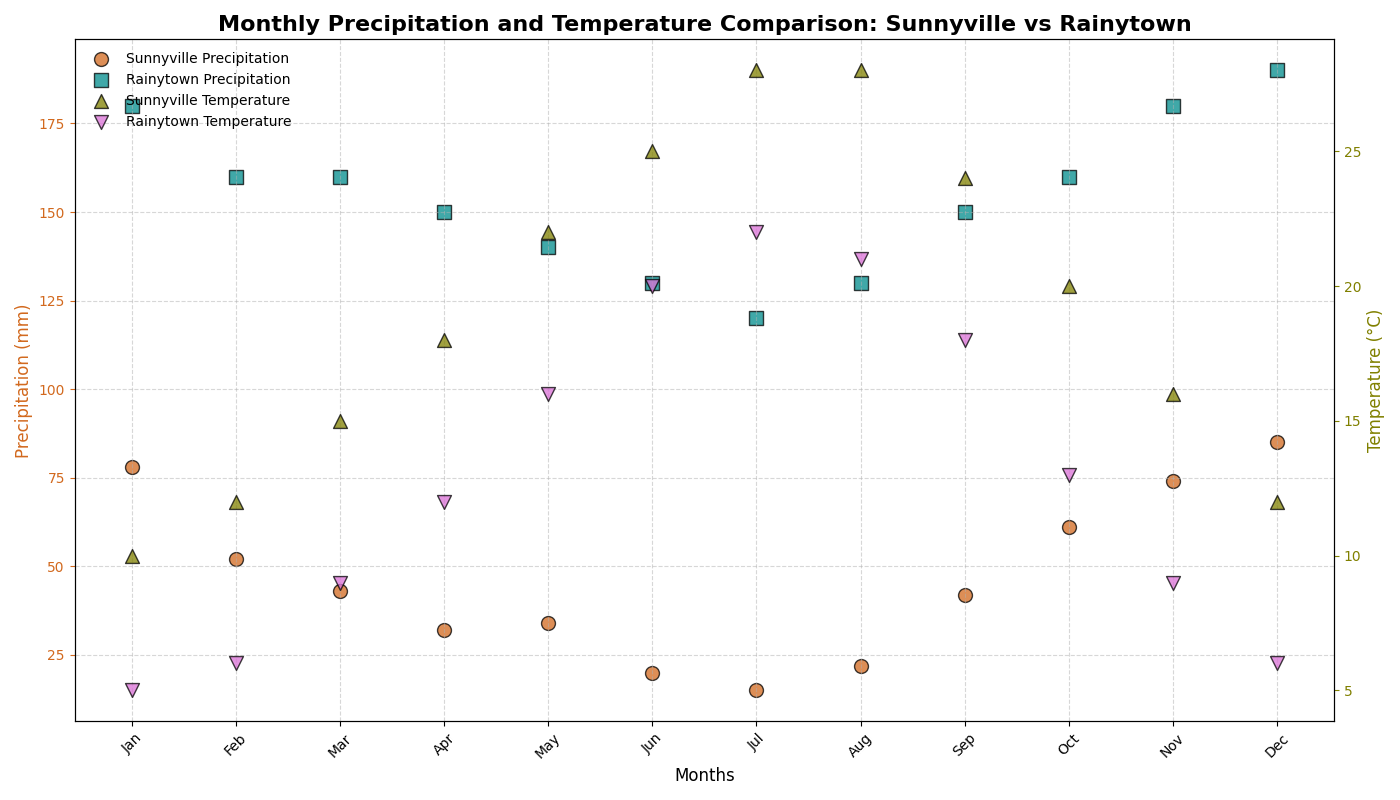

Here is the Python script that generated this plot:
import matplotlib.pyplot as plt
import numpy as np

# Define the months
months = np.array(['Jan', 'Feb', 'Mar', 'Apr', 'May', 'Jun', 'Jul', 'Aug', 'Sep', 'Oct', 'Nov', 'Dec'])

# Define the precipitation data (mm)
precipitation_sunnyville = np.array([78, 52, 43, 32, 34, 20, 15, 22, 42, 61, 74, 85])
precipitation_rainytown = np.array([180, 160, 160, 150, 140, 130, 120, 130, 150, 160, 180, 190])

# Define the temperature data (°C)
temperature_sunnyville = np.array([10, 12, 15, 18, 22, 25, 28, 28, 24, 20, 16, 12])
temperature_rainytown = np.array([5, 6, 9, 12, 16, 20, 22, 21, 18, 13, 9, 6])

# Create the plot
fig, ax1 = plt.subplots(figsize=(14, 8))

# Plot precipitation data on primary Y-axis
scatter1 = ax1.scatter(months, precipitation_sunnyville, color='chocolate', marker='o', s=100, edgecolors='black', label='Sunnyville Precipitation')
scatter2 = ax1.scatter(months, precipitation_rainytown, color='darkcyan', marker='s', s=100, edgecolors='black', label='Rainytown Precipitation')

# Create secondary Y-axis for temperature data
ax2 = ax1.twinx()
scatter3 = ax2.scatter(months, temperature_sunnyville, color='olive', marker='^', s=100, edgecolors='black', label='Sunnyville Temperature')
scatter4 = ax2.scatter(months, temperature_rainytown, color='orchid', marker='v', s=100, edgecolors='black', label='Rainytown Temperature')

# Titles and labels
ax1.set_title("Monthly Precipitation and Temperature Comparison: Sunnyville vs Rainytown", fontsize=16, fontweight='bold')
ax1.set_xlabel("Months", fontsize=12)
ax1.set_ylabel("Precipitation (mm)", fontsize=12, color='chocolate')
ax2.set_ylabel("Temperature (°C)", fontsize=12, color='olive')

# Grid settings
ax1.grid(True, linestyle='--', alpha=0.5)

# Customize ticks for readability
ax1.set_xticks(np.arange(len(months)))
ax1.set_xticklabels(months)
ax1.tick_params(axis='x', rotation=45)
ax1.tick_params(axis='y', colors='chocolate')
ax2.tick_params(axis='y', colors='olive')

# Legends
scatter1.set_alpha(0.75)
scatter2.set_alpha(0.75)
scatter3.set_alpha(0.75)
scatter4.set_alpha(0.75)

handles1, labels1 = ax1.get_legend_handles_labels()
handles2, labels2 = ax2.get_legend_handles_labels()
ax1.legend(handles1 + handles2, labels1 + labels2, loc='upper left', fontsize=10, frameon=False)

# Adjust layout
plt.tight_layout()

# Show the plot
plt.show()
